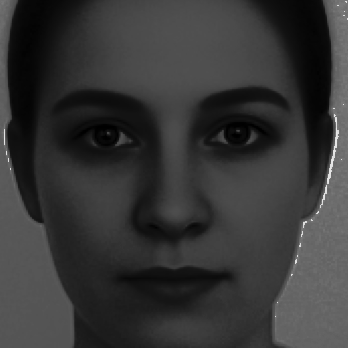
//> input picture database/.png, 348 x 348 px
$ ./haar_detect_candraweclipse ../database/.png   (built with g++ and OpenCV 4)
//> lines starting //> are read from the running program, lines starting //| are printed output that depends on the picture; after the words box and inside, x2 and y2 are one past the last pixel; in counts of white or black regions, pixels touching at a corner belong together
 #include "opencv2/objdetect/objdetect.hpp"
 #include "opencv2/highgui/highgui.hpp"
 #include "opencv2/imgproc/imgproc.hpp"

 #include <iostream>
 #include <stdio.h>

 using namespace std;
 using namespace cv;

 /** Function Headers */
 void detectAndDisplay( Mat frame );

 /** Global variables */
 String face_cascade_name = "/home/cer/faceRecognization_opencv/database/haarcascades/haarcascade_frontalface_alt.xml";
 String eyes_cascade_name = "/home/cer/faceRecognization_opencv/database/haarcascades/haarcascade_eye_tree_eyeglasses.xml";
 CascadeClassifier face_cascade;
 CascadeClassifier eyes_cascade;
 string window_name = "Capture - Face detection";
 RNG rng(12345);

 /** @function main */
 int main( int argc, char** argv )
 {

char* imageName = argv[1];

 Mat image;
 image = imread( imageName, 1 );
//> image is the input picture: 348 rows x 348 cols, CV_8UC3; min 0, max 233, mean 54.1

 if( argc != 2 || !image.data )
 {
   printf( " No image data \n " );
   return -1;
 }

   //-- 1. Load the cascades
   if( !face_cascade.load( face_cascade_name ) ){ printf("--(!)Error loading\n"); return -1; };
   if( !eyes_cascade.load( eyes_cascade_name ) ){ printf("--(!)Error loading\n"); return -1; };
     while( true )
     {
   //-- 3. Apply the classifier to the frame
       if( !image.empty() )
       { detectAndDisplay( image ); }
       else
       { printf(" --(!) No captured image -- Break!"); break; }

       int c = waitKey(10);
       if( (char)c == 'c' ) { break; }
    }
   return 0;
 }

/** @function detectAndDisplay */
void detectAndDisplay( Mat frame )
{
  std::vector<Rect> faces;
  Mat frame_gray;

  cvtColor( frame, frame_gray, CV_BGR2GRAY );
  equalizeHist( frame_gray, frame_gray );
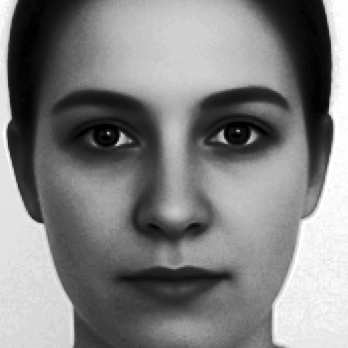
//> frame_gray: 348 rows x 348 cols, CV_8UC1; min 0, max 255, mean 128.9

  //-- Detect faces
  face_cascade.detectMultiScale( frame_gray, faces, 1.1, 2, 0|CV_HAAR_SCALE_IMAGE, Size(30, 30) );
//> faces = 1 Rect (x, y, width, height): [36, 30, 277, 277]

  for( size_t i = 0; i < faces.size(); i++ )
  {
    Point center( faces[i].x + faces[i].width*0.5, faces[i].y + faces[i].height*0.5 );
    ellipse( frame, center, Size( faces[i].width*0.5, faces[i].height*0.5), 0, 0, 360, Scalar( 255, 0, 255 ), 4, 8, 0 );

    Mat faceROI = frame_gray( faces[i] );
    std::vector<Rect> eyes;

    //-- In each face, detect eyes
    eyes_cascade.detectMultiScale( faceROI, eyes, 1.1, 2, 0 |CV_HAAR_SCALE_IMAGE, Size(30, 30) );

    for( size_t j = 0; j < eyes.size(); j++ )
     {
       Point center( faces[i].x + eyes[j].x + eyes[j].width*0.5, faces[i].y + eyes[j].y + eyes[j].height*0.5 );
       int radius = cvRound( (eyes[j].width + eyes[j].height)*0.25 );
       circle( frame, center, radius, Scalar( 255, 0, 0 ), 4, 8, 0 );
     }
  }
//> this loop made 1 pass
//> center on pass 1: Point(174, 168)
//> pass 1, in detectAndDisplay, `Mat faceROI = frame_gray( faces[i] );`:
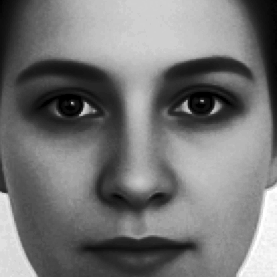
//> faceROI: 277 rows x 277 cols, CV_8UC1; min 0, max 255, mean 117.9
//> after the loop:
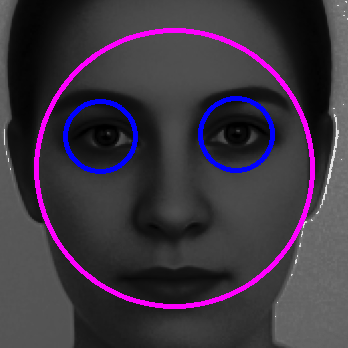
//> frame: 348 rows x 348 cols, CV_8UC3; 5.36% of pixels changed, all inside (x1, y1, x2, y2) = (34, 28, 315, 309)
//> the Esc key is pressed
  //-- Show what you got
  imshow( window_name, frame );
 }
